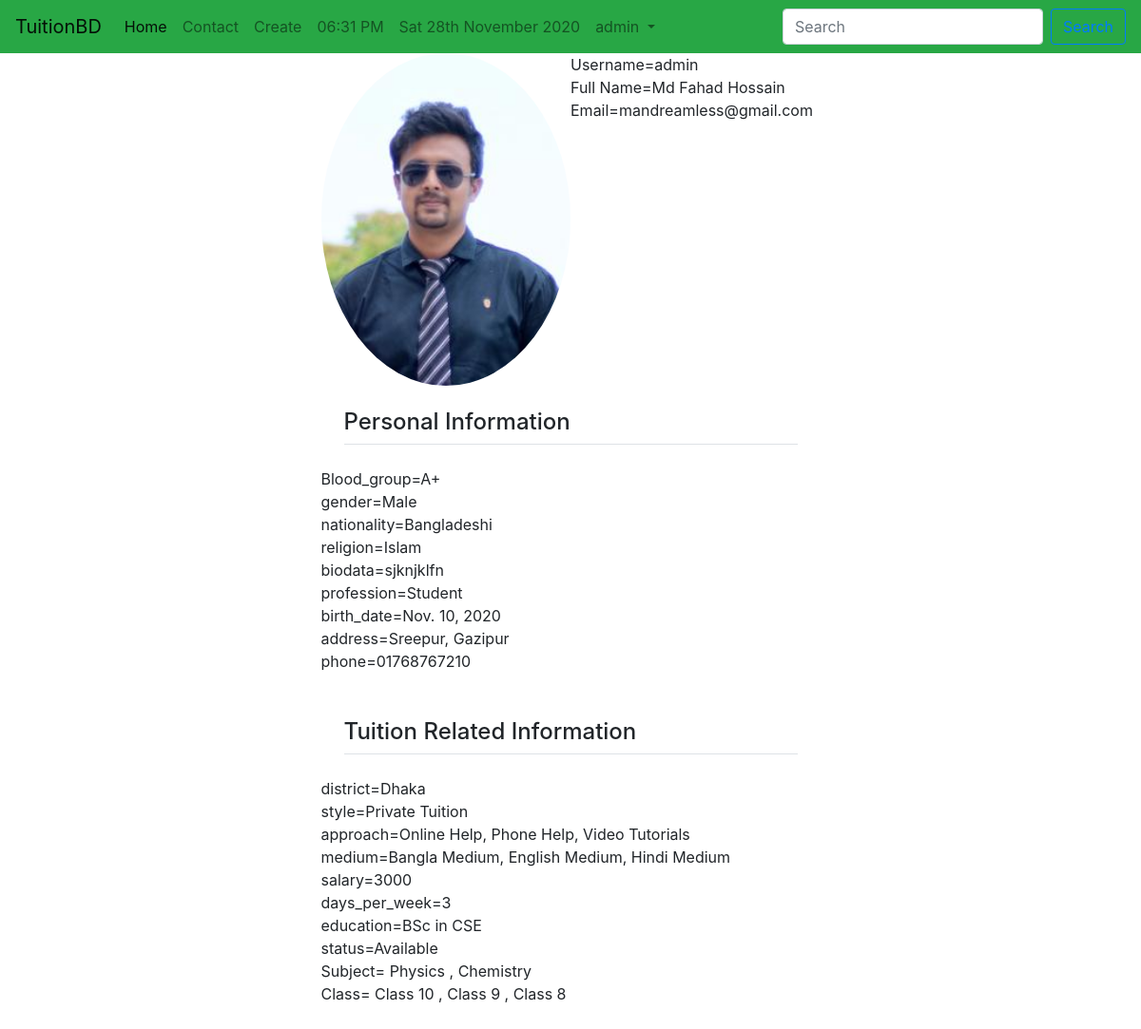
Page /session/otherprofile/admin/ on the committed database.
### session/models.py (models this page shows, shortened)
class UserProfile(models.Model):
    GENRE_CHOICES = (
        ('Male', 'MALE'),
        ('Female', 'FEMALE'),
    )
    CATEGORY=(
        ('Student', 'Student'),
        ('Teacher', 'Teacher'),
    )
    BLOOD_GROUP=(
        ('A+', 'A+'),
        ('A-', 'A-'),
        ('AB+', 'AB+'),
        ('AB-', 'AB-'),
        ('B+', 'B+'),
        ('B-', 'B-'),
        ('O+', 'O+'),
        ('O-', 'O-'),
    )
    user = models.OneToOneField(User,on_delete=models.CASCADE)
    birth_date = models.DateField()
    blood_group=models.CharField(max_length=3, choices=BLOOD_GROUP)
    gender = models.CharField(max_length=50, choices=GENRE_CHOICES)
    address = models.CharField(max_length=150)
    phone=models.CharField(max_length=13)
    nationality = models.CharField(max_length=30)
    religion = models.CharField(max_length=50)
    biodata=models.TextField()
    profession=models.CharField(max_length=50,choices=CATEGORY,null=True)
    image=models.ImageField(default='default.jpg', upload_to='session/images')

class TuitionProfile(models.Model):
    STATUS = (
        ('Available', 'Available'),
        ('Busy', 'Busy'),
    )
    Choice_style = (
        ('Group_Tuition', 'Group Tuition'),
        ('Private_Tuition', 'Private Tuition'),
    )
    Choice_Place = (
        ('Class_Rooms', 'Class Rooms'),
        ('Coaching_Center', 'Coaching Center'),
        ('Home_Visit', 'Home Visit'),
        ('My_Place', 'My Place'),
    )
    Choice_Approach = (
        ('Online_Help', 'Online Help'),
        ('Phone_Help', 'Phone Help'),
        ('Provide_Hand_Notes', 'Provide Hand_Notes'),
        ('Video_Tutorials', 'Video Tutorials'),
    )
    Choice_Medium = (
        ('Bangla_Medium', 'Bangla Medium'),
        ('English_Medium', 'English Medium'),
        ('Arabic_Medium', 'Arabic Medium'),
        ('Hindi_Medium', 'Hindi Medium'),
        ('Sports_Section', 'Sports Section'),
        ('Singing_Section', 'Singing Section'),
        ('Dance_Section', 'Dance Section'),
        ('Extra Curricular Activities', 'Extra Curricular Activities'),
        ('Language Learning', 'Language Learning'),
        ('Computer Learning', 'Computer Learning'),
    )
    user = models.OneToOneField(User, on_delete=models.CASCADE, related_name='tuitionprofile')
    district = models.ForeignKey(District, on_delete=models.SET_NULL, null=True, related_name='district')
    style = MultiSelectField(choices=Choice_style, max_choices=3, max_length=100)
    place = MultiSelectField(choices=Choice_Place,max_choices=3, max_length=100)
    approach = MultiSelectField(choices=Choice_Approach,max_choices=3, max_length=100)
    medium = MultiSelectField(choices=Choice_Medium,max_choices=3, max_length=100)
    subject = models.ManyToManyField(Subject, related_name='subjects')
    class_in = models.ManyToManyField(Class_in, related_name='classes')
    salary = models.CharField(max_length=100)
    days_per_week=models.CharField(max_length=100)
    education = models.CharField(max_length=100)
    status = models.CharField(max_length=100, choices=STATUS)

### tuition/models.py (models this page shows, shortened)
class District(models.Model):
    name=models.CharField(max_length=100)
    def __str__(self):
        return self.name

class Subject(models.Model):
    name=models.CharField(max_length=100)
    def __str__(self):
        return self.name

class Class_in(models.Model):
    name=models.CharField(max_length=100)
    def __str__(self):
        return self.name

### session/views.py (the view)
# urls.py: path('otherprofile/<str:username>/',otherprofile,name="otherprofile"),
def otherprofile(request,username):
    user=User.objects.get(username=username)
    return render (request,'session/otherprofile.html',{'user':user})

### templates/session/otherprofile.html
{% extends 'basic.html' %}
{% block body %}
<div class="container">
<div class="col-md-6 offset-md-3">
<div class="media">
<img src="{{user.userprofile.image.url}}" class="w-50 rounded-circle account-img" alt="">
<div class="media-body">
Username={{user.username}} <br>
Full Name={{user.get_full_name}} <br>
Email={{user.email}} <br>
</div>
</div>
{% if user.userprofile %}
<div>
<b><h3 class="border-bottom m-4"><legend> Personal Information</legend></h3></b>
Blood_group={{user.userprofile.blood_group}} <br>
gender={{user.userprofile.gender}} <br>
nationality={{user.userprofile.nationality}} <br>
religion={{user.userprofile.religion}} <br>
biodata={{user.userprofile.biodata}} <br>
profession={{user.userprofile.profession}} <br>
birth_date={{user.userprofile.birth_date}} <br>
address={{user.userprofile.address}} <br>
phone={{user.userprofile.phone}} <br>
</div>
{% endif %}
{% if user.tuitionprofile %}
<div class="my-5">
<b><h3 class="border-bottom m-4"><legend> Tuition Related Information</legend></h3></b>
district={{user.tuitionprofile.district}} <br>
style={{user.tuitionprofile.style}} <br>
approach={{user.tuitionprofile.approach}} <br>
medium={{user.tuitionprofile.medium}} <br>
salary={{user.tuitionprofile.salary}} <br>
days_per_week={{user.tuitionprofile.days_per_week}} <br>
education={{user.tuitionprofile.education}} <br>
status={{user.tuitionprofile.status}} <br>
Subject= {% for s in user.tuitionprofile.subject.all %} {{s}}
{% if not forloop.last %},{% endif %}
{% endfor %}  <br>
Class= {% for s in user.tuitionprofile.class_in.all %} {{s}}
{% if not forloop.last %},{% endif %}
{% endfor %}  <br>
</div>
{% endif %}
</div>
</div>
{% endblock body %}

### templates/basic.html (shortened to what this page needs)
<!DOCTYPE html>
<html lang="en">
<head>
  <link rel="stylesheet" href="https://cdn.jsdelivr.net/npm/bootstrap@4.5.3/dist/css/bootstrap.min.css"
 />
  {% load static %}
  {% load notifications_tags %}
</head>
<body >
  <nav class="navbar navbar-expand-lg navbar-light bg-success">
    <a class="navbar-brand" href="/">TuitionBD</a>
    <div class="collapse navbar-collapse" id="navbarSupportedContent">
      <ul class="navbar-nav mr-auto">
        <li class="nav-item active">
          <a class="nav-link" href="{% url 'homeview' %}">Home <span class="sr-only">(current)</span></a>
        </li>
        <li class="nav-item">
          <a class="nav-link" href="/tuition/contact/">Contact</a>
        </li>
        <li class="nav-item">
          <a class="nav-link" href="/tuition/create/">Create</a>
        </li>
        {% notifications_unread as unread_count %}
        <li class="nav-item">
          <a class="nav-link" href="">{% now "h:i A" %}</a>
        </li>
        <li class="nav-item">
          <a class="nav-link" href="">{% now " D jS F Y" %}</a>
        </li>
        {% if user.is_authenticated %}
        <li class="nav-item dropdown">
          <a class="nav-link dropdown-toggle" href="#" id="navbarDropdown" role="button" data-toggle="dropdown"
            aria-haspopup="true" aria-expanded="false">
            {{user.username}}
          </a>
        </li>
        {% endif %}
      </ul>
      <form method="post" action="/tuition/search/" class="form-inline my-2 my-lg-0">
        <input class="form-control mr-sm-2" type="search" placeholder="Search" name="search" aria-label="Search" />
        <button class="btn btn-outline-primary my-2 my-sm-0" type="submit">
        </button>
      </form>
    </div>
  </nav>
   {% block body %} {% endblock body %}
</body>
</html>

### rows in the picture
Subject: name "Physics"
Subject: name "Chemistry"
Class_in: name "Class 10"
Class_in: name "Class 9"
Class_in: name "Class 8"

### other values in the picture
{{ user.username }} "admin"
{{ user.get_full_name }} "Md Fahad Hossain"
{{ user.email }} "mandreamless@gmail.com"
{{ user.userprofile.blood_group }} "A+"
{{ user.userprofile.gender }} "Male"
{{ user.userprofile.nationality }} "Bangladeshi"
{{ user.userprofile.religion }} "Islam"
{{ user.userprofile.biodata }} "sjknjklfn"
{{ user.userprofile.profession }} "Student"
{{ user.userprofile.birth_date }} "Nov. 10, 2020"
{{ user.userprofile.address }} "Sreepur, Gazipur"
{{ user.userprofile.phone }} "01768767210"
{{ user.tuitionprofile.district }} "Dhaka"
{{ user.tuitionprofile.style }} "Private Tuition"
{{ user.tuitionprofile.approach }} "Online Help, Phone Help, Video Tutorials"
